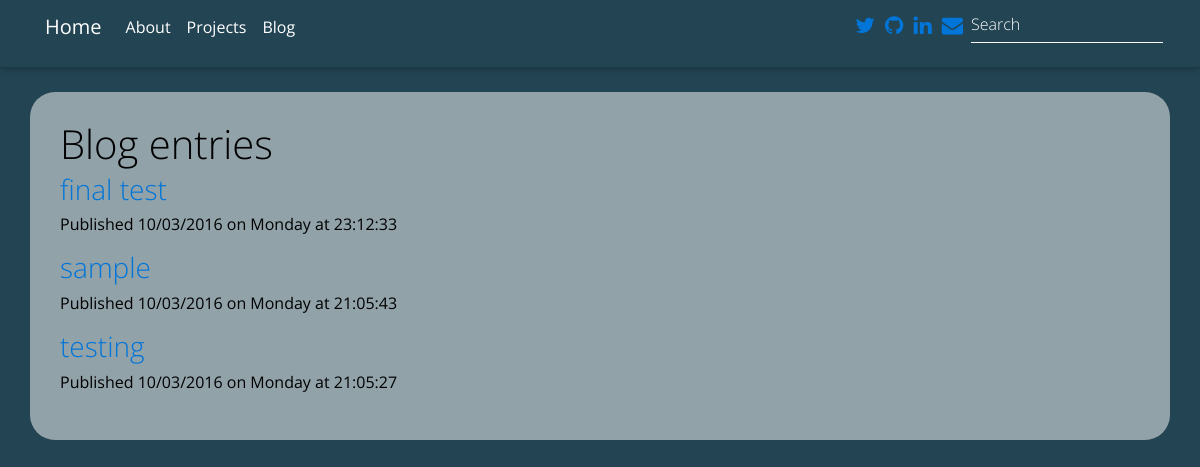
/blog/, run on an earlier commit of the app's database.
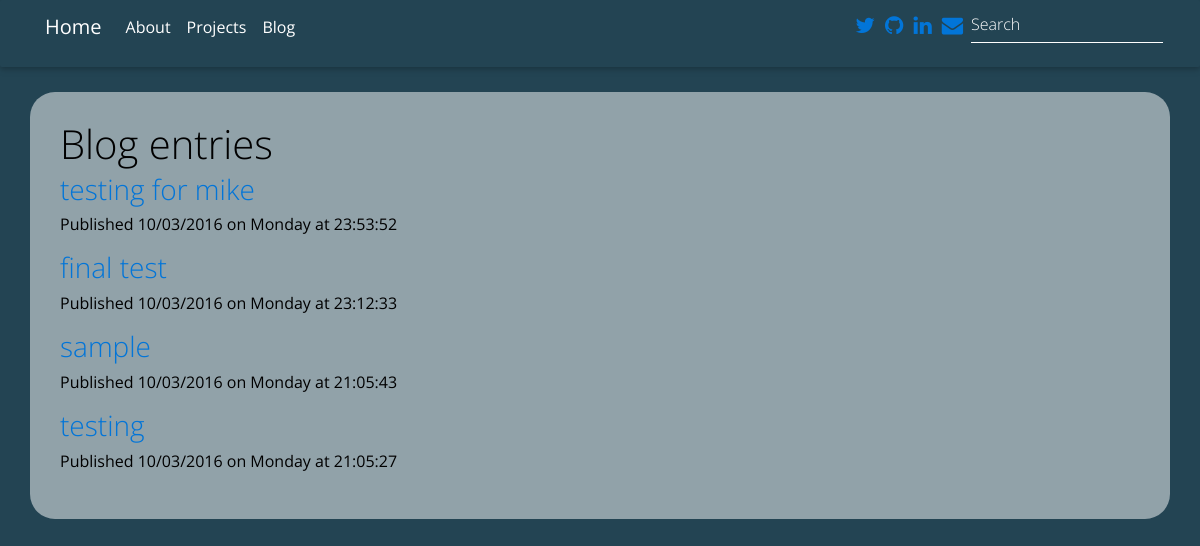
And on a later commit of the database.
### server.py (models this page shows, shortened)
class Entry(flask_db.Model):
    title = CharField()
    slug = CharField(unique=True)
    content = TextField()
    published = BooleanField(index=True)
    timestamp = DateTimeField(default=datetime.datetime.now, index=True)
    @classmethod
    def public(cls):
        return Entry.select().where(Entry.published == True)

### server.py (the view)
@app.route('/blog/')
def blog():
    search_query = request.args.get('q')
    if search_query:
        query = Entry.search(search_query)
    else:
        query = Entry.public().order_by(Entry.timestamp.desc())
    return object_list(
        'blog.html',
        query,
        search=search_query,
        check_bounds=False)

### templates/blog.html (shortened to what this page needs)
{% extends "base-blog.html" %}
{% block content_title %}{% if search %}Search "{{ search }}"{% else %}Blog entries{% endif %}{% endblock %}
{% block content %}
  {% for entry in object_list %}
    {% if search %}
      {% set entry = entry.entry %}
    {% endif %}
    <h3>
      <a href="{% if entry.published %}{{ url_for('detail', slug=entry.slug) }}{% else %}{{ url_for('edit', slug=entry.slug) }}{% endif %}">
        {{ entry.title }}
      </a>
    </h3>
    <p>Published {{ entry.timestamp.strftime('%m/%d/%Y on %A at %X') }}</p>
  {% else %}
    <p>No entries have been created yet.</p>
  {% endfor %}
{% endblock %}

What changed in the data, as far as the page shows it:
added Entry: title "testing for mike", timestamp "10/03/2016 on Monday at 23:53:52"
